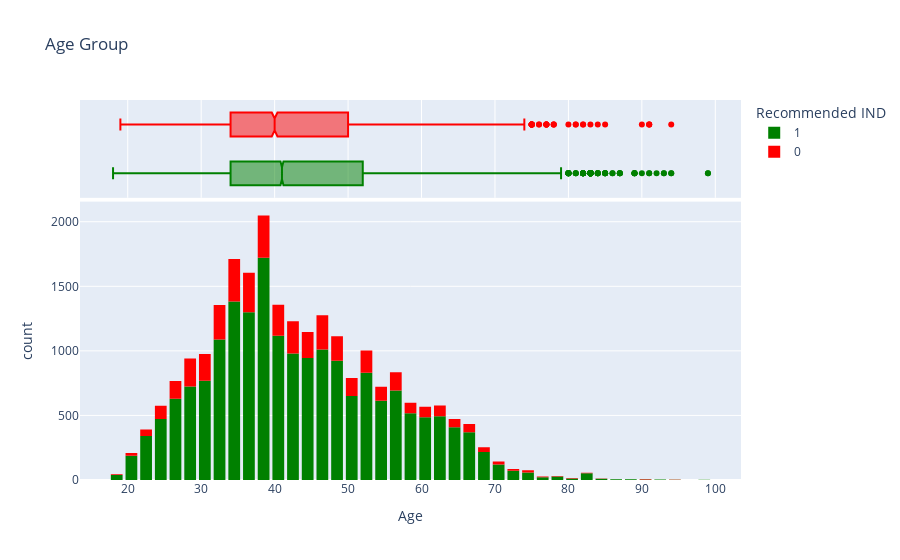

The notebook cell saved with this chart:
### Code cell
# histogram is amount of frequency
fig = px.histogram(data, marginal='box',
				x="Age", title="Age Group",
				color="Recommended IND",
				nbins=65-18,
				color_discrete_sequence=['green', 'red'])
fig.update_layout(bargap=0.2)
fig.show()

### Figure 1 — Plotly figure (JSON) as saved in the notebook; plotly's stock layout.template omitted (floating-point values rounded to 4 significant figures; data arrays with more than 128 entries replaced by an {"elided": "..."} marker saying what was removed)
{"data": [{"alignmentgroup": "True", "bingroup": "x", "hovertemplate": "Recommended IND=1<br>Age=%{x}<br>count=%{y}<extra></extra>", "legendgroup": "1", "marker": {"color": "green", "pattern": {"shape": ""}}, "name": "1", "nbinsx": 47, "offsetgroup": "1", "orientation": "v", "showlegend": true, "x": {"elided": "19300 int values"}, "xaxis": "x", "yaxis": "y", "type": "histogram"}, {"alignmentgroup": "True", "hovertemplate": "Recommended IND=1<br>Age=%{x}<extra></extra>", "legendgroup": "1", "marker": {"color": "green"}, "name": "1", "notched": true, "offsetgroup": "1", "showlegend": false, "x": {"elided": "19300 int values"}, "xaxis": "x2", "yaxis": "y2", "type": "box"}, {"alignmentgroup": "True", "bingroup": "x", "hovertemplate": "Recommended IND=0<br>Age=%{x}<br>count=%{y}<extra></extra>", "legendgroup": "0", "marker": {"color": "red", "pattern": {"shape": ""}}, "name": "0", "nbinsx": 47, "offsetgroup": "0", "orientation": "v", "showlegend": true, "x": {"elided": "4172 int values"}, "xaxis": "x", "yaxis": "y", "type": "histogram"}, {"alignmentgroup": "True", "hovertemplate": "Recommended IND=0<br>Age=%{x}<extra></extra>", "legendgroup": "0", "marker": {"color": "red"}, "name": "0", "notched": true, "offsetgroup": "0", "showlegend": false, "x": {"elided": "4172 int values"}, "xaxis": "x2", "yaxis": "y2", "type": "box"}], "layout": {"xaxis": {"anchor": "y", "domain": [0.0, 1.0], "title": {"text": "Age"}}, "yaxis": {"anchor": "x", "domain": [0.0, 0.7326], "title": {"text": "count"}}, "xaxis2": {"anchor": "y2", "domain": [0.0, 1.0], "matches": "x", "showticklabels": false, "showgrid": true}, "yaxis2": {"anchor": "x2", "domain": [0.7426, 1.0], "matches": "y2", "showticklabels": false, "showline": false, "ticks": "", "showgrid": false}, "legend": {"title": {"text": "Recommended IND"}, "tracegroupgap": 0}, "title": {"text": "Age Group"}, "barmode": "relative", "bargap": 0.2}}
